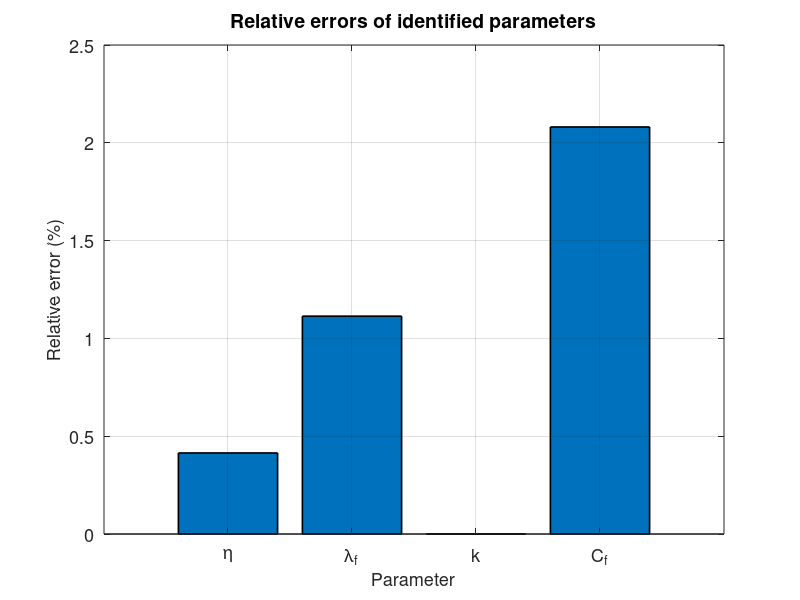

Recreate this plot in MATLAB.
clear; clc; close all;

params = {'\eta', '\lambda_f', 'k', 'C_f'};
true_vals = [0.4, 0.1728, 0.1, 1.6];
inv_vals  = [0.398343026638031, 0.17087575793266296, 0.1000002920627594, 1.5667058229446411];

rel_err =abs(inv_vals - true_vals) ./ abs(true_vals) * 100;
% rel_err = 100-rel_err;

figure('Position',[100 100 800 500]);
bar(rel_err, 'LineWidth', 1.2);

set(gca, 'XTick', 1:length(params), 'XTickLabel', params, 'FontSize', 13);
xlabel('Parameter', 'FontSize', 13);
ylabel('Relative error (%)', 'FontSize', 13);
grid on;
box on;
title('Relative errors of identified parameters', 'FontSize', 14);
